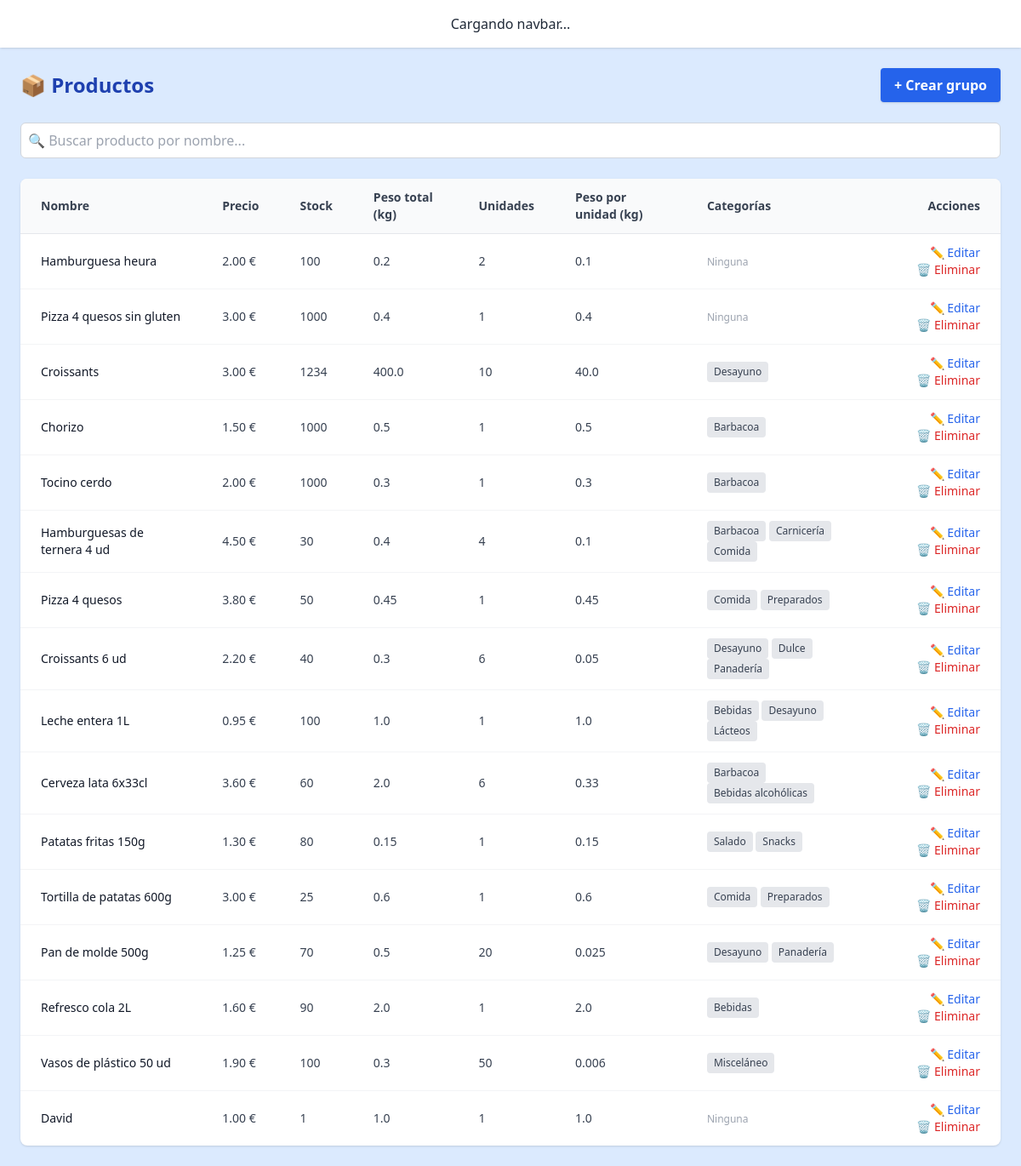
The app's page /product/list/, older data.
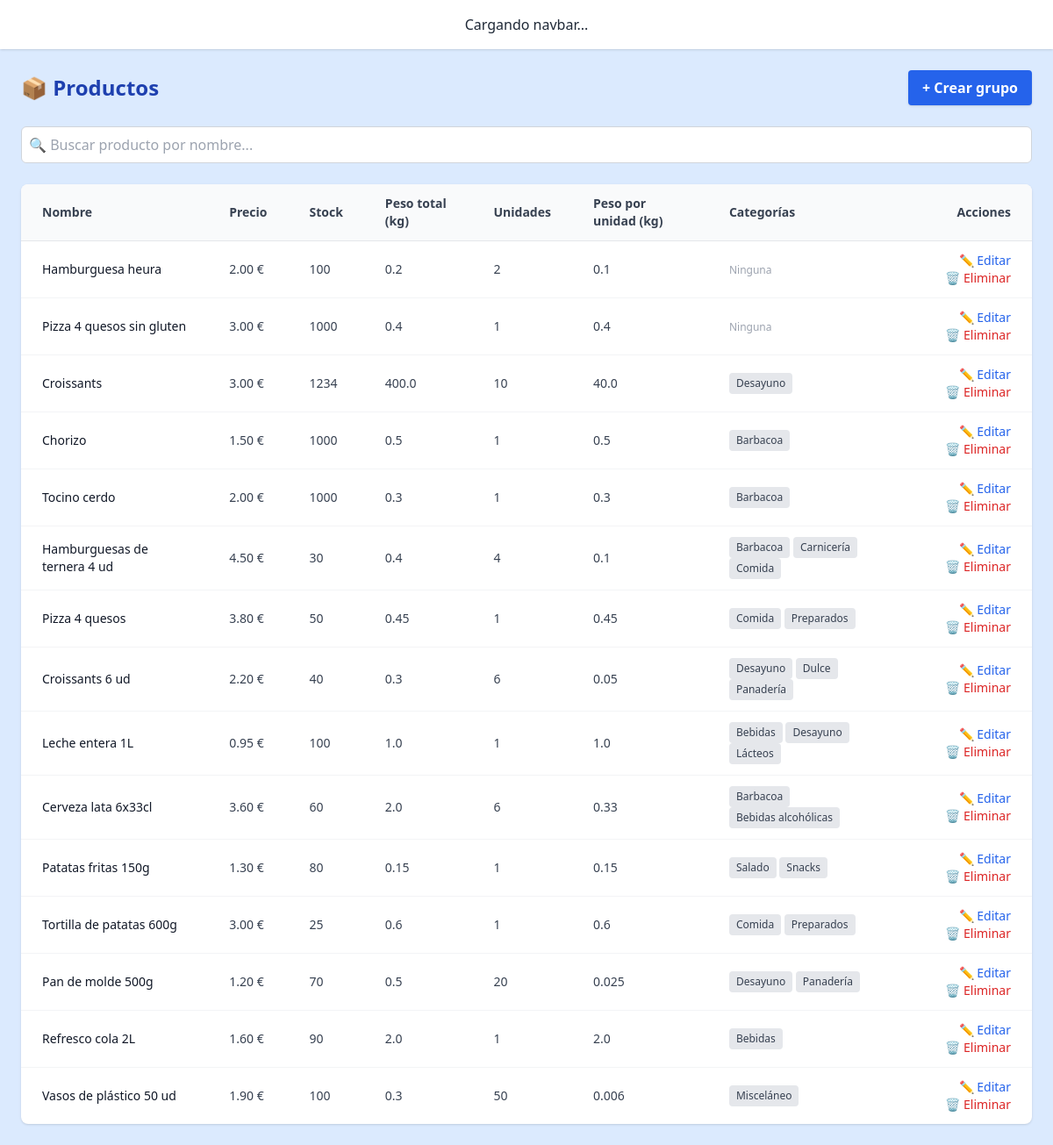
The same page, newer data.
### core/models/product.py (models this page shows, shortened)
class Product(models.Model):
    name = models.TextField(max_length=100, help_text="Nombre del producto")
    price = models.DecimalField(max_digits=6, decimal_places=2, help_text="Precio del producto")
    stock = models.PositiveIntegerField(default=0, help_text="Cantidad disponible en el inventario")
    categories = models.ManyToManyField(Category, related_name='products')
    image = models.ImageField(upload_to='product_images/', blank=True, null=True, help_text="Imagen del producto")
    weight_kg = models.FloatField(
        null=True, blank=True,
        help_text="Peso total o capacidad del paquete del producto (en kilogramos o Litros). Ej: 0.5 para 500 gramos"
    )
    units = models.PositiveIntegerField(
        null=True, blank=True,
        help_text="Cantidad de unidades individuales que contiene el paquete. Ej: 6 para un pack de 6 latas"
    )
    weight_per_unit_kg = models.FloatField(
        null=True, blank=True,
        help_text="Peso o capacidad de una unidad del producto, si aplica (en kilogramos o litros). Ej: 0.33 para una lata de 330 ml"
    )
    description = models.TextField(
        blank=True,
        help_text="Descripción del producto (ingredientes, uso, etc.) para ayudar a OpenAI a planificar mejor"
    )
    @property
    def estimated_weight_per_unit(self):
        if self.weight_per_unit_kg:
            return self.weight_per_unit_kg
        if self.weight_kg and self.units:
            return round(self.weight_kg / self.units, 3)
        return None
    @property
    def estimated_total_weight(self):
        if self.weight_kg:
            return self.weight_kg
        if self.weight_per_unit_kg and self.units:
            return round(self.weight_per_unit_kg * self.units, 3)
        return None

### core/models/category.py (models this page shows, shortened)
class Category(models.Model):
    name = models.CharField(max_length=100, primary_key=True)
    parent = models.ForeignKey(
        'self', null=True, blank=True,
        on_delete=models.CASCADE,
        related_name='children'
    )

### core/views.py (the view)
# urls.py: path('product/list/', product_list_view, name='product_list_view'),
def product_list_view(request):
    search = request.GET.get("search", "")
    items = Product.objects.all()
    if search:
        items = items.filter(name__icontains=search)
    if request.headers.get("HX-Request") == "true":
        return render(request, "core/fragments/product_table.html", {"items": items})
    return render(request, "core/product_list.html", {"items": items})

### core/templates/core/product_list.html (shortened to what this page needs)
{% extends "base.html" %}
{% block content %}
<div class="flex justify-between items-center mb-6">
  <h2 class="text-2xl font-bold text-blue-800">📦 Productos</h2>
  <a href="{% url 'product_create' %}" class="bg-blue-600 hover:bg-blue-700 text-white font-semibold px-4 py-2 rounded shadow">
    + Crear grupo
  </a>
</div>
<div class="flex flex-col md:flex-row justify-between items-center mb-6 gap-4">
  <input
    type="text"
    name="search"
    id="product-search"
    placeholder="🔍 Buscar producto por nombre..."
    value="{{ request.GET.search }}"
    class="w-full p-2 border border-gray-300 rounded-md focus:outline-none focus:ring-2 focus:ring-blue-500"
    hx-get="{% url 'product_list_view' %}"
    hx-trigger="keyup changed delay:300ms"
    hx-target="#product-table"
    hx-push-url="true"
  >
</div>
<div id="product-table">
  {% include "core/fragments/product_table.html" %}
</div>
{% endblock %}

### core/templates/core/fragments/product_table.html (shortened to what this page needs)
<div class="overflow-x-auto bg-white shadow rounded-lg">
    <table class="min-w-full divide-y divide-gray-200 text-sm">
        <thead class="bg-gray-50 text-gray-700 font-semibold">
          <tr>
            <th class="px-6 py-3 text-left">Nombre</th>
            <th class="px-6 py-3 text-left">Precio</th>
            <th class="px-6 py-3 text-left">Stock</th>
            <th class="px-6 py-3 text-left">Peso total (kg)</th>
            <th class="px-6 py-3 text-left">Unidades</th>
            <th class="px-6 py-3 text-left">Peso por unidad (kg)</th>
            <th class="px-6 py-3 text-left">Categorías</th>
            <th class="px-6 py-3 text-right">Acciones</th>
          </tr>
        </thead>
        <tbody class="divide-y divide-gray-100">
          {% for item in items %}
            <tr
                class="hover:bg-gray-50 transition cursor-pointer"
                onclick="window.location.href='{% url 'product_detail' item.pk %}'"
            >
              <td class="px-6 py-3 font-medium text-gray-900">{{ item.name }}</td>
              <td class="px-6 py-3 text-gray-700">{{ item.price }} €</td>
              <td class="px-6 py-3 text-gray-700">{{ item.stock }}</td>
              <td class="px-6 py-3 text-gray-700">
                {{ item.estimated_total_weight|default:"–" }}
              </td>
              <td class="px-6 py-3 text-gray-700">
                {{ item.units|default:"–" }}
              </td>
              <td class="px-6 py-3 text-gray-700">
                {{ item.estimated_weight_per_unit|default:"–" }}
              </td>
              <td class="px-6 py-3 text-gray-700">
                {% for cat in item.categories.all %}
                  <span class="inline-block bg-gray-200 text-xs px-2 py-1 rounded">{{ cat.name }}</span>
                {% empty %}
                  <span class="text-gray-400 text-xs">Ninguna</span>
                {% endfor %}
              </td>
              <td class="px-6 py-3 text-right space-x-2" onclick="event.stopPropagation()">
                <a href="{% url 'product_edit' item.pk %}" class="text-blue-600 hover:underline">✏️ Editar</a>
                <form action="{% url 'product_delete' item.pk %}" method="POST" class="inline" onsubmit="return confirm('¿Eliminar este producto?');">
                  <button type="submit" class="text-red-600 hover:underline">🗑️ Eliminar</button>
                </form>
              </td>
            </tr>
          {% empty %}
            <tr>
              <td colspan="8" class="px-6 py-4 text-center text-gray-500">No hay productos registrados.</td>
            </tr>
          {% endfor %}
        </tbody>
      </table>
  </div>

Row changes from the older to the newer data that the page shows:
removed Product: name "David", price "1.00", stock "1", estimated_total_weight "1.0", units "1", estimated_weight_per_unit "1.0"
changed Product "Pan de molde 500g": price "1.25" → "1.20"
